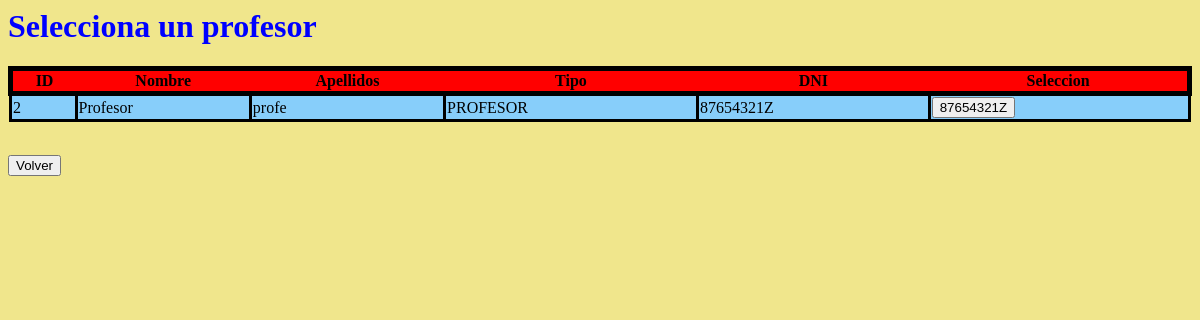
The page /src/updProfesor.php on the database as committed earlier.
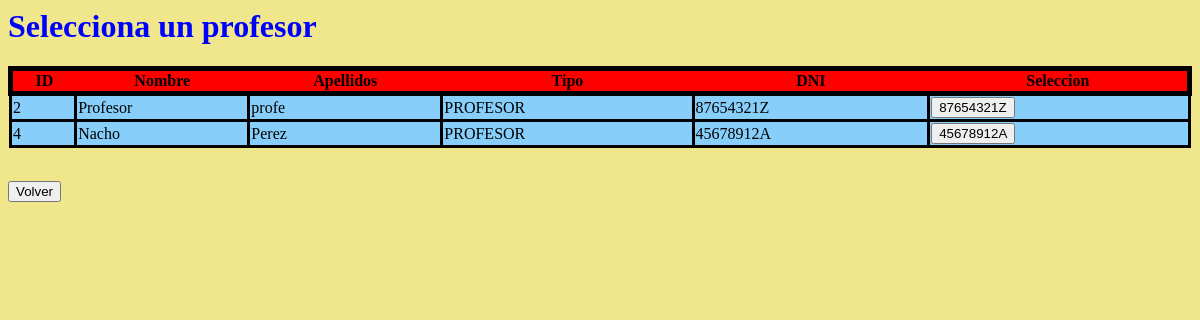
The same page on the database as committed later.
### tables this page shows
CREATE TABLE `persona` (
  `ID` int NOT NULL,
  `NOMBRE` varchar(25) NOT NULL,
  `APELLIDOS` varchar(45) NOT NULL,
  `TIPO` enum('ALUMNO','PROFESOR','ADMIN') NOT NULL,
  `DNI` varchar(9) NOT NULL,
  `PASS` varchar(25) DEFAULT NULL,
  `USER` varchar(20) NOT NULL,
  `FOTO` varchar(100) NOT NULL DEFAULT 'default.jpg'
);

### src/updProfesor.php (the view, shortened to what this page needs)
</html><!DOCTYPE html>
<html>
    <head>
        <link href="../templates/tabla.css" rel="stylesheet" type="text/css">
    </head>
    <body>
    <h1 style= "color: blue;">Selecciona un profesor</h1>
    <?php
         $conexionprof = mysqli_connect('localhost','root', '777303', 'universidad');
        $consulta = mysqli_query($conexionprof, "SELECT * FROM persona where TIPO='PROFESOR'");
        $numcol = mysqli_num_rows($consulta);
        for( $i = 0 ; $i < $numcol ; $i++ ){
            $fila = mysqli_fetch_array($consulta);
            if($i == 0){
                echo "<form method=\"POST\" enctype=\"multipart/form-data\" action=\"./CRUD/modprofesor.php\" >
                <table class=\"encabezado\" >
                <tr class = \"titulos\">
                <th>ID</th>
                <th>Nombre</th>
                <th>Apellidos</th>
                <th>Tipo</th>
                <th>DNI</th>
                <th>Seleccion</th>
                </tr>";
            }
                $dni = $fila['DNI'];
                echo
                "<tr class=\"filas\" >
                <td> ".$fila['ID']." </td>
                <td> ".$fila['NOMBRE']." </td>
                <td> ".$fila['APELLIDOS']." </td>
                <td> ".$fila['TIPO']." </td>
                <td> ".$fila['DNI']." </td>
                <td> <input type=\"submit\" name=\"dni\" value=\"".$dni."\"  ></td>
                <tr>";
        }
        echo "</table></form><br>";
        echo "<form action=\"./paneladmin.php\" >
        <input type=\"submit\" value=\"Volver\" />
        </form>";
    ?>
    </body>
</html>

Rows that differ between the two databases and show on the page:
added persona: ID "4", NOMBRE "Nacho", APELLIDOS "Perez", TIPO "PROFESOR", DNI "45678912A", dni "45678912A"
